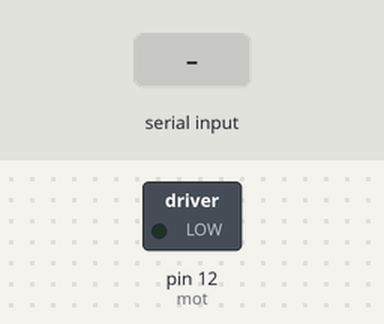
Simulated run of this sketch. Board: Arduino Uno, built with avr-gcc and run on an emulated ATmega328P. On the bench: switched loads named in the sketch (green lamp = pin HIGH). The inputs (shaded band) are chosen by the test bench. What the sketch prints to the serial monitor is not drawn.

Above: at 1.2 s.
1.3 s: "on" received over Serial
At 1.7 s:
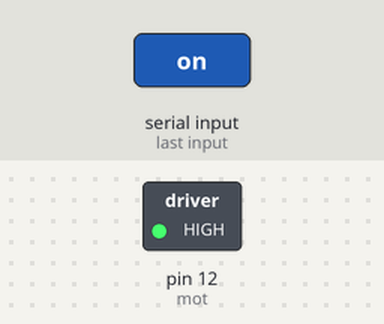
2.8 s: "off" received over Serial
At 4.3 s:
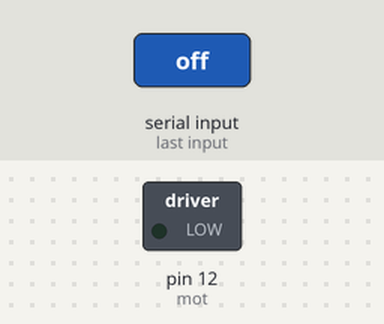
Timing chart, 0 to 5.8 s (numbered marks = the images above; inputs shaded):
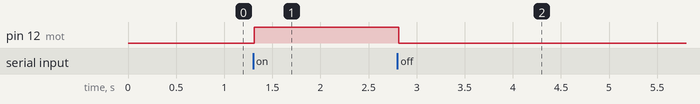

The sketch:

OUT_Mot_1S.ino
```cpp
int mot = 12;               //connect the motor to pin 12 in Arduino
void setup()
{
  pinMode(mot, OUTPUT);     //pin 12 for motor is an output
  digitalWrite(mot, LOW);   //the intial state of the motor is off
  Serial.begin(9600);       //start serial with baud rate = 9600
  Serial.flush();           //to wait to complete the outgoing serial data
  Serial.write("to operate the motor, write here 'on' or 'off'  ");
}
void loop()
{
  String input = "";                //variable to save the input message
  while (Serial.available() > 0)    //that means there's data arrived from the serial
  {
    input += (char) Serial.read();  //to read one char at a time and save it into (input) variable
    delay(5);                       //delay 5ms before next char
  }
  if (input == "on")                //if you write/send (on) by serial
  {
    digitalWrite(mot, HIGH);        //send signal to run the motor
    delay(1000);                    //keep it running for 1 seconds
  }
  else if (input == "off")          //if you write/send (off) by serial
  {
    digitalWrite(mot, LOW);         //stop the motor
    delay(1000);
  }
}
```

Measured:
- after the input at 1.3 s, pin 12 (mot): LOW → HIGH at once
- after the input at 2.8 s, pin 12 (mot): HIGH → LOW at once
